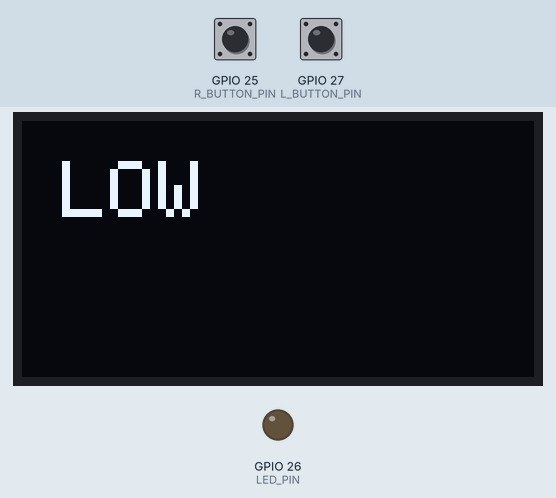
Simulated run of this sketch. Board: ESP32. Shown: 128×64 one-colour display, output pins drawn as LEDs (lit = HIGH). The inputs (shaded band) are chosen by the test bench; at power-on: GPIO 27 (L_BUTTON_PIN) HIGH, GPIO 25 (R_BUTTON_PIN) HIGH. The display library's start-up logo is not drawn; what the sketch prints to the serial monitor is not drawn.

Above: at 3.2 s.
3.3 s: GPIO 27 (L_BUTTON_PIN) pulled LOW for 1 s
At 4.5 s:
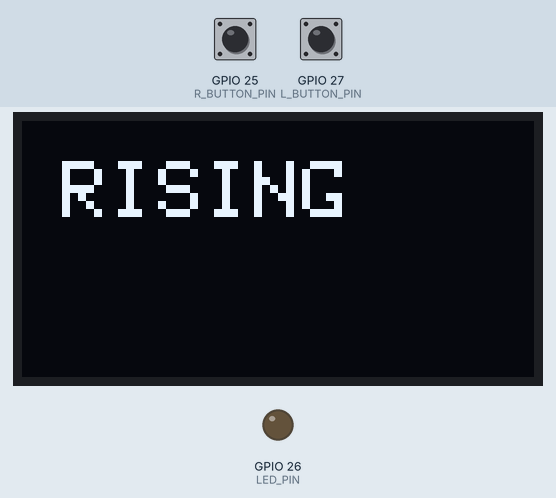
5.8 s: GPIO 25 (R_BUTTON_PIN) pulled LOW for 0.3 s
At 7.2 s:
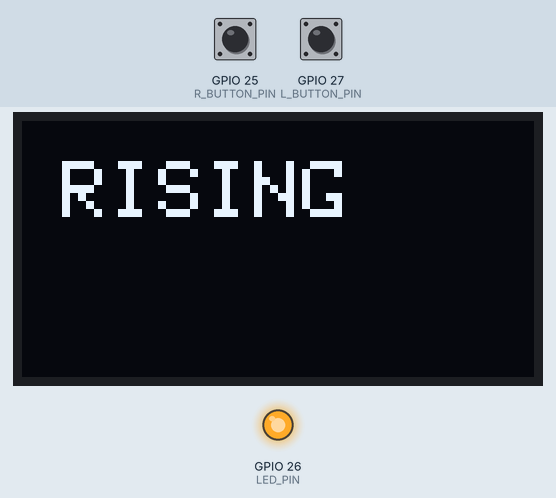
7.6 s: GPIO 27 (L_BUTTON_PIN) pulled LOW for 0.3 s
At 9.0 s:
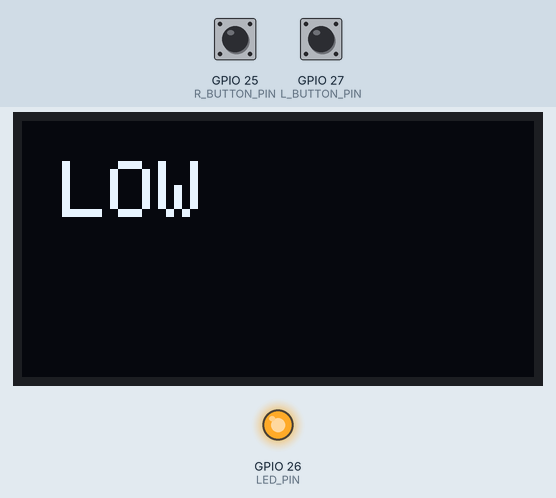
9.4 s: GPIO 27 (L_BUTTON_PIN) pulled LOW for 0.3 s
At 10.1 s:
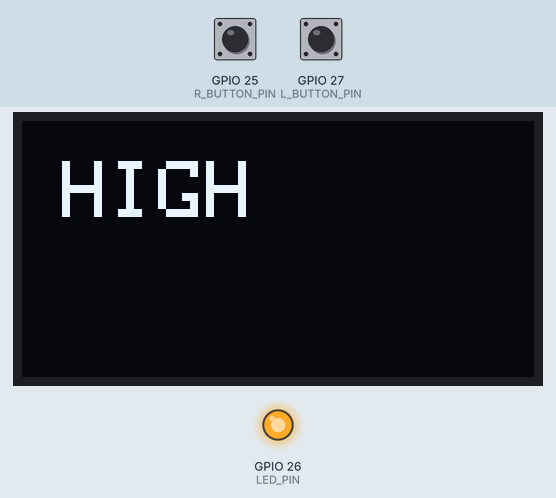
11.2 s: GPIO 25 (R_BUTTON_PIN) pulled LOW for 1 s
At 12.0 s:
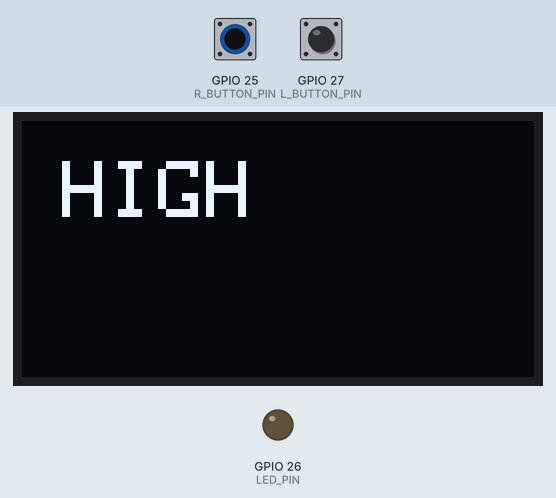
13.7 s: GPIO 27 (L_BUTTON_PIN) pulled LOW for 3.2 s
At 13.99 s:
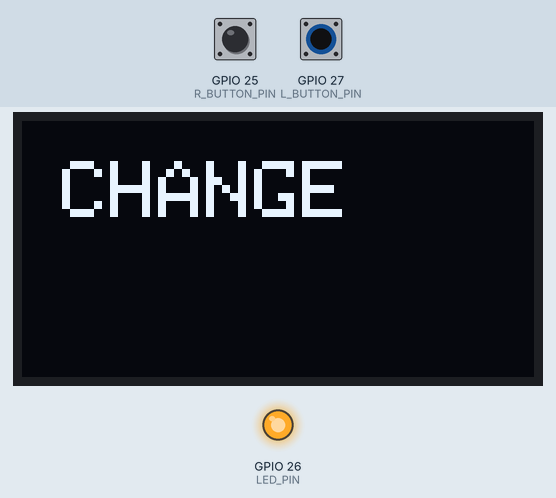
Timing chart, 0 to 16.7 s (numbered marks = the images above; inputs shaded):
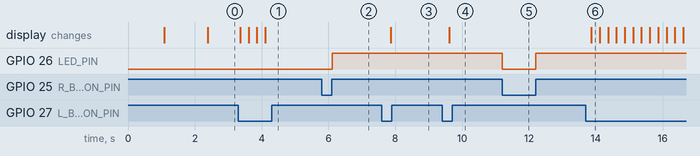

The sketch:

InterruptTest_WithOledDisplay.ino
```cpp
#include <SPI.h>
#include <Wire.h>
#include <Adafruit_GFX.h>
#include <Adafruit_SSD1306.h>

#define SCREEN_WIDTH 128 // OLED display width, in pixels
#define SCREEN_HEIGHT 64 // OLED display height, in pixels

// Declaration for an SSD1306 display connected to I2C (SDA, SCL pins)
// The pins for I2C are defined by the Wire-library.
// On an arduino UNO:       A4(SDA), A5(SCL)
// On an arduino MEGA 2560: 20(SDA), 21(SCL)
// On an arduino LEONARDO:   2(SDA),  3(SCL)
// On ESP32 Node MCU:   21(SDA),  22(SCL), ...
// On ESP8266 Node MCU:   4(SDA),  5(SCL), ...
#define OLED_RESET     -1 // Reset pin # (or -1 if sharing Arduino reset pin)
#define SCREEN_ADDRESS 0x3C ///< get adddress using I2C scanner
Adafruit_SSD1306 display(SCREEN_WIDTH, SCREEN_HEIGHT, &Wire, OLED_RESET);

#define R_BUTTON_PIN 25
#define LED_PIN 26
#define L_BUTTON_PIN 27

long currentTime, lastCheckTime ;
long interval = 250 ; // Button check frequency
int interruptMode = 0;
String interruptModeNames [] = {"LOW", "HIGH", "CHANGE", "FALLING", "RISING"} ;
int interruptModes [] = {LOW, HIGH, CHANGE, FALLING, RISING} ;
int ledStatus = 0 ;
//LOW: to trigger the interrupt whenever the pin is LOW;
//HIGH: to trigger the interrupt whenever the pin is HIGH;
//CHANGE: to trigger the interrupt whenever the pin changes value – for example from HIGH to LOW or LOW to HIGH;
//FALLING: for when the pin goes from HIGH to LOW;
//RISING: to trigger when the pin goes from LOW to HIGH.

void setup() {
  Serial.begin(9600);

  // SSD1306_SWITCHCAPVCC = generate display voltage from 3.3V internally
  if(!display.begin(SSD1306_SWITCHCAPVCC, SCREEN_ADDRESS)) {
    Serial.println(F("SSD1306 allocation failed"));
    for(;;); // Don't proceed, loop forever
  }

  // Show initial display buffer contents on the screen --
  // the library initializes this with an Adafruit splash screen.
  display.display();
  delay(1000); // Pause for 1 seconds
  printMode ("Interrupt TEST") ;
  delay(1000); // Pause for 1 seconds

  // setup pin modes
  pinMode (L_BUTTON_PIN, INPUT_PULLUP) ;
  pinMode (R_BUTTON_PIN, INPUT_PULLUP) ;
  pinMode (LED_PIN, OUTPUT) ;

  //start time counter
  currentTime = millis() ;
  lastCheckTime = millis() ;
}

void printMode(String modeStr) {
  display.clearDisplay();
  display.setTextSize(2);             // Draw 2X-scale text
  display.setTextColor(SSD1306_WHITE);
  display.setCursor(10, 10);
  display.println(modeStr.c_str());
  display.display();
}

void processLed () {
  if (ledStatus == 0) {
     digitalWrite (LED_PIN, LOW) ;
  } else if (ledStatus == 1) {
     digitalWrite (LED_PIN, HIGH) ;
  } else {
    // reserved for blinking led
  }
}

void IRAM_ATTR rButtonPressed() {
  Serial.print("rButtonPressed!!! ");
  ledStatus = 1 - ledStatus ;
  Serial.print(interruptModeNames[interruptMode]);
  Serial.print(". LED status:");
  Serial.println(ledStatus);
}

void loop() {
  currentTime = millis() ;
  if (currentTime - lastCheckTime >= interval) {
    // check if left button pressed
    lastCheckTime = currentTime ;
    int lbuttonState = digitalRead (L_BUTTON_PIN) ;
    //Serial.println (lbuttonState) ;
    if (lbuttonState == LOW) {
      interruptMode++ ;
    }
    if (interruptMode >= 5) {
      interruptMode = 0 ;
    }

    printMode(interruptModeNames[interruptMode]) ;
    digitalWrite(LED_PIN, LOW);
    attachInterrupt(digitalPinToInterrupt(R_BUTTON_PIN), rButtonPressed, interruptModes[interruptMode]);
  }
  processLed () ;
}
```

Measured:
- after the input at 3.3 s, the display: first changes after 0.06 s (image 1 shows a later state)
- after the input at 5.8 s, GPIO 26 (LED_PIN): LOW → HIGH after 0.31 s
- after the input at 7.6 s, the display: changes after 0.26 s (image 3)
- after the input at 9.4 s, the display: changes after 0.21 s (image 4)
- after the input at 11.2 s, GPIO 26 (LED_PIN): HIGH → LOW at once, → HIGH 1.0 s later
- after the input at 13.7 s, the display: changes after 0.17 s (image 6)
